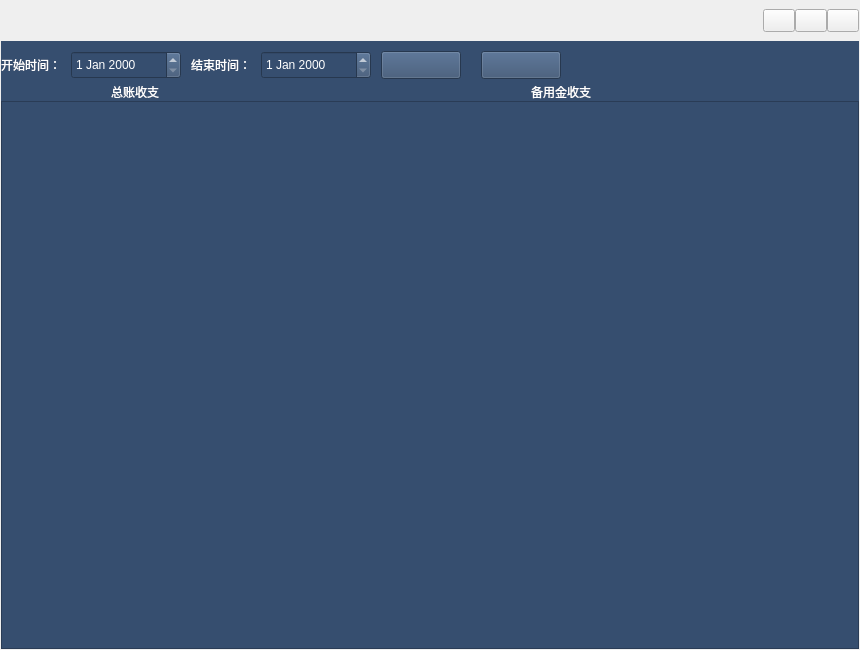
<?xml version="1.0" encoding="UTF-8"?>
<ui version="4.0">
 <class>totalreportmanager</class>
 <widget class="QWidget" name="totalreportmanager">
  <property name="geometry">
   <rect>
    <x>0</x>
    <y>0</y>
    <width>860</width>
    <height>650</height>
   </rect>
  </property>
  <property name="minimumSize">
   <size>
    <width>860</width>
    <height>650</height>
   </size>
  </property>
  <property name="windowTitle">
   <string>Form</string>
  </property>
  <layout class="QVBoxLayout" name="verticalLayout">
   <property name="spacing">
    <number>0</number>
   </property>
   <property name="leftMargin">
    <number>1</number>
   </property>
   <property name="topMargin">
    <number>1</number>
   </property>
   <property name="rightMargin">
    <number>1</number>
   </property>
   <property name="bottomMargin">
    <number>1</number>
   </property>
   <item>
    <widget class="QWidget" name="child_widget_title" native="true">
     <property name="minimumSize">
      <size>
       <width>0</width>
       <height>40</height>
      </size>
     </property>
     <property name="styleSheet">
      <string notr="true"/>
     </property>
     <layout class="QHBoxLayout" name="horizontalLayout">
      <property name="spacing">
       <number>0</number>
      </property>
      <property name="leftMargin">
       <number>0</number>
      </property>
      <property name="topMargin">
       <number>0</number>
      </property>
      <property name="rightMargin">
       <number>0</number>
      </property>
      <property name="bottomMargin">
       <number>0</number>
      </property>
      <item>
       <spacer name="horizontalSpacer_2">
        <property name="orientation">
         <enum>Qt::Horizontal</enum>
        </property>
        <property name="sizeHint" stdset="0">
         <size>
          <width>832</width>
          <height>20</height>
         </size>
        </property>
       </spacer>
      </item>
      <item>
       <widget class="QPushButton" name="min_btn">
        <property name="minimumSize">
         <size>
          <width>32</width>
          <height>23</height>
         </size>
        </property>
        <property name="text">
         <string/>
        </property>
       </widget>
      </item>
      <item>
       <widget class="QPushButton" name="max_restore_btn">
        <property name="minimumSize">
         <size>
          <width>32</width>
          <height>23</height>
         </size>
        </property>
        <property name="text">
         <string/>
        </property>
       </widget>
      </item>
      <item>
       <widget class="QPushButton" name="close_btn">
        <property name="minimumSize">
         <size>
          <width>32</width>
          <height>23</height>
         </size>
        </property>
        <property name="text">
         <string/>
        </property>
       </widget>
      </item>
     </layout>
    </widget>
   </item>
   <item>
    <widget class="QWidget" name="widget_15" native="true">
     <property name="minimumSize">
      <size>
       <width>0</width>
       <height>60</height>
      </size>
     </property>
     <property name="maximumSize">
      <size>
       <width>16777215</width>
       <height>60</height>
      </size>
     </property>
     <property name="styleSheet">
      <string notr="true">background-color: rgb(54, 78, 111);</string>
     </property>
     <widget class="QDateEdit" name="totalreport_startdateEdit">
      <property name="geometry">
       <rect>
        <x>70</x>
        <y>10</y>
        <width>110</width>
        <height>28</height>
       </rect>
      </property>
      <property name="styleSheet">
       <string notr="true">color: rgb(255, 255, 255);</string>
      </property>
     </widget>
     <widget class="QLabel" name="label_10">
      <property name="geometry">
       <rect>
        <x>190</x>
        <y>10</y>
        <width>66</width>
        <height>28</height>
       </rect>
      </property>
      <property name="styleSheet">
       <string notr="true">color: rgb(255, 255, 255);</string>
      </property>
      <property name="text">
       <string>结束时间：</string>
      </property>
     </widget>
     <widget class="QDateEdit" name="total_report_enddateEdit">
      <property name="geometry">
       <rect>
        <x>260</x>
        <y>10</y>
        <width>110</width>
        <height>28</height>
       </rect>
      </property>
      <property name="styleSheet">
       <string notr="true">color: rgb(255, 255, 255);</string>
      </property>
     </widget>
     <widget class="QLabel" name="label_11">
      <property name="geometry">
       <rect>
        <x>0</x>
        <y>10</y>
        <width>66</width>
        <height>28</height>
       </rect>
      </property>
      <property name="styleSheet">
       <string notr="true">color: rgb(255, 255, 255);</string>
      </property>
      <property name="text">
       <string>开始时间：</string>
      </property>
     </widget>
     <widget class="QPushButton" name="totalreport_search_btn">
      <property name="geometry">
       <rect>
        <x>380</x>
        <y>10</y>
        <width>80</width>
        <height>28</height>
       </rect>
      </property>
      <property name="text">
       <string/>
      </property>
     </widget>
     <widget class="QLabel" name="label_12">
      <property name="geometry">
       <rect>
        <x>110</x>
        <y>40</y>
        <width>191</width>
        <height>21</height>
       </rect>
      </property>
      <property name="styleSheet">
       <string notr="true">color: rgb(255, 255, 255);
font: 75 14pt &quot;微软雅黑&quot;;</string>
      </property>
      <property name="text">
       <string>总账收支</string>
      </property>
     </widget>
     <widget class="QLabel" name="label_13">
      <property name="geometry">
       <rect>
        <x>530</x>
        <y>40</y>
        <width>191</width>
        <height>21</height>
       </rect>
      </property>
      <property name="styleSheet">
       <string notr="true">color: rgb(255, 255, 255);
font: 75 14pt &quot;微软雅黑&quot;;</string>
      </property>
      <property name="text">
       <string>备用金收支</string>
      </property>
     </widget>
     <widget class="QPushButton" name="totalreport_export_btn">
      <property name="geometry">
       <rect>
        <x>480</x>
        <y>10</y>
        <width>80</width>
        <height>28</height>
       </rect>
      </property>
      <property name="text">
       <string/>
      </property>
     </widget>
    </widget>
   </item>
   <item>
    <widget class="QTableView" name="total_reporttableView">
     <property name="styleSheet">
      <string notr="true">background-color: rgb(54, 78, 111);</string>
     </property>
    </widget>
   </item>
  </layout>
 </widget>
 <resources/>
 <connections/>
</ui>
